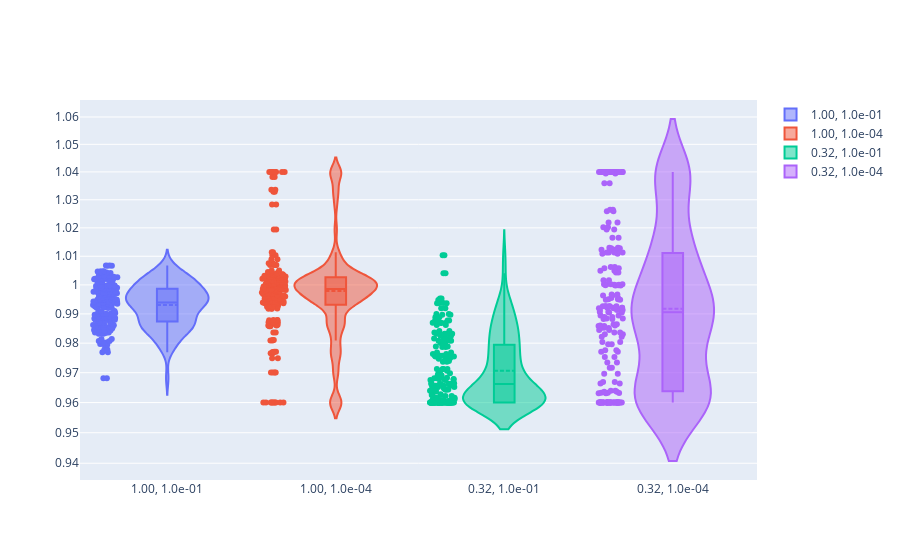

This figure's notebook cell:
### Code cell
fig = go.Figure()

values = list(itertools.product(result['eps'].unique(), result['tau'].unique()))
names = list(map(lambda val: f"{val[0]:.2f}, {val[1]:.1e}", values))

for i, (eps, tau) in enumerate(values):
    coeff_eps_tau = result['coeff'][(result['eps']==eps) & (result['tau']==tau)]
    fig.add_trace(go.Violin(x=np.zeros_like(coeff_eps_tau)+i,
                            y=coeff_eps_tau,
                            box_visible=True,
                            meanline_visible=True,
                            points='all',
                            name=names[i]
                            ),
                  )


fig.update_layout(
    xaxis = dict(
        tickmode = 'array',
        tickvals = list(range(i+1)),
        ticktext = names
    )
)
fig.show()

### Figure 1 — Plotly figure (JSON) as saved in the notebook; plotly's stock layout.template omitted (floating-point values rounded to 4 significant figures; data arrays with more than 128 entries replaced by an {"elided": "..."} marker saying what was removed)
{"data": [{"box": {"visible": true}, "meanline": {"visible": true}, "name": "1.00, 1.0e-01", "points": "all", "type": "violin", "x": {"elided": "200 int values"}, "y": {"elided": "200 float values"}}, {"box": {"visible": true}, "meanline": {"visible": true}, "name": "1.00, 1.0e-04", "points": "all", "type": "violin", "x": {"elided": "200 int values"}, "y": {"elided": "200 float values"}}, {"box": {"visible": true}, "meanline": {"visible": true}, "name": "0.32, 1.0e-01", "points": "all", "type": "violin", "x": {"elided": "200 int values"}, "y": {"elided": "200 float values"}}, {"box": {"visible": true}, "meanline": {"visible": true}, "name": "0.32, 1.0e-04", "points": "all", "type": "violin", "x": {"elided": "200 int values"}, "y": {"elided": "200 float values"}}], "layout": {"xaxis": {"tickmode": "array", "ticktext": ["1.00, 1.0e-01", "1.00, 1.0e-04", "0.32, 1.0e-01", "0.32, 1.0e-04"], "tickvals": [0, 1, 2, 3]}, "yaxis": {"type": "log"}}}
